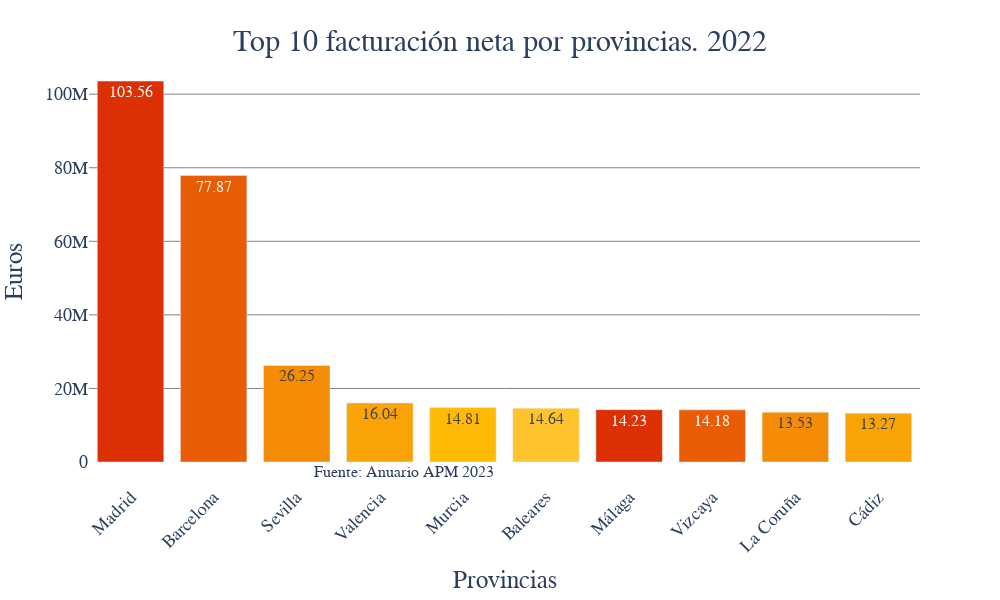

This figure's notebook cell:
### Markdown cell above
Grafico de las provincias que mas facturan en el último año

### Code cell
import plotly.express as px

palette = ["#660000","#990033","#5F021F","#8C001A","#FF9000"]
palette_11 = ["#dc2f02","#e85d04","#f48c06","#faa307","#ffba08", "#FFC42D"]
values = df_facturacion_provinvias_2022["Ventas"].apply(lambda x: round((x/1000000),2))

fig = px.bar(df_facturacion_provinvias_2022.head(10),
            x='Provincias',
            y='Ventas')

fig.update_traces(
                marker_color=np.tile(palette_11, len(df_facturacion_provinvias_2022["Provincias"])),
                text=values,
                textposition='auto',
                textfont=dict(size=16))

fig.update_xaxes(
                tickangle=-45,
                tickfont=dict(size=18))

fig.update_yaxes(
                tickfont=dict(size=18),
                gridcolor='gray')


fig.update_layout(
                    width=1000,
                    height=600,
                    title_text="Top 10 facturación neta por provincias. 2022",
                    title_font=dict(size=30),
                    title_x=0.5, title_y=0.95,
                    plot_bgcolor='rgba(0,0,0,0)',
                    paper_bgcolor='rgba(0,0,0,0)',
                    yaxis_title='Euros',
                    xaxis_title='Provincias',
                    yaxis_title_font=dict(size=25),
                    xaxis_title_font=dict(size=25),
                    font=dict(family='Century Gothic'),                           
                    showlegend=False)

fig.add_annotation(x=4.4, y=5, xanchor='right', yanchor='top',
                    text='Fuente: Anuario APM 2023',
                    font=dict(family='Century Gothic', size=16),
                    showarrow=False)                    

fig.write_image(r'graficos\grafico_barras_facturacion_provincias_2022_top_10.png')
fig.show()

### Figure 1 — Plotly figure (JSON) as saved in the notebook; plotly's stock layout.template omitted (floating-point values rounded to 4 significant figures; data arrays with more than 128 entries replaced by an {"elided": "..."} marker saying what was removed)
{"data": [{"alignmentgroup": "True", "hovertemplate": "Provincias=%{x}<br>Ventas=%{y}<extra></extra>", "legendgroup": "", "marker": {"color": {"elided": "312 str values"}, "pattern": {"shape": ""}}, "name": "", "offsetgroup": "", "orientation": "v", "showlegend": false, "text": [103.6, 77.87, 26.25, 16.04, 14.81, 14.64, 14.23, 14.18, 13.53, 13.27, 12.87, 12.22, 11.21, 8.73, 7.13, 6.96, 6.16, 5.86, 5.78, 5.62, 5.26, 5.16, 4.7, 4.58, 4.18, 3.92, 3.48, 3.2, 2.7, 2.7, 2.62, 2.62, 2.51, 2.36, 2.34, 2.04, 1.97, 1.66, 1.62, 1.32, 1.14, 1.08, 0.77, 0.74, 0.62, 0.61, 0.58, 0.45, 0.44, 0.39, 0.32, 0.28], "textfont": {"size": 16}, "textposition": "auto", "type": "bar", "x": ["Madrid", "Barcelona", "Sevilla", "Valencia", "Murcia", "Baleares", "Málaga", "Vizcaya", "La Coruña", "Cádiz"], "xaxis": "x", "y": [103600000.0, 77870000.0, 26250000.0, 16040000.0, 14810000.0, 14640000.0, 14230000.0, 14180000.0, 13530000.0, 13270000.0], "yaxis": "y"}], "layout": {"annotations": [{"font": {"family": "Century Gothic", "size": 16}, "showarrow": false, "text": "Fuente: Anuario APM 2023", "x": 4.4, "xanchor": "right", "y": 5, "yanchor": "top"}], "barmode": "relative", "font": {"family": "Century Gothic"}, "height": 600, "legend": {"tracegroupgap": 0}, "margin": {"t": 60}, "paper_bgcolor": "rgba(0,0,0,0)", "plot_bgcolor": "rgba(0,0,0,0)", "showlegend": false, "title": {"font": {"size": 30}, "text": "Top 10 facturación neta por provincias. 2022", "x": 0.5, "y": 0.95}, "width": 1000, "xaxis": {"anchor": "y", "domain": [0, 1], "tickangle": -45, "tickfont": {"size": 18}, "title": {"font": {"size": 25}, "text": "Provincias"}}, "yaxis": {"anchor": "x", "domain": [0, 1], "gridcolor": "gray", "tickfont": {"size": 18}, "title": {"font": {"size": 25}, "text": "Euros"}}}}
